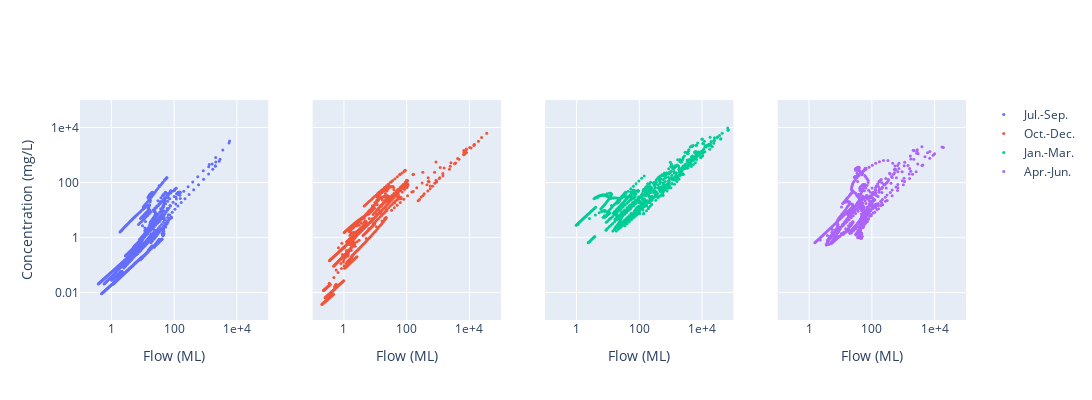

The cell this chart's notebook holds for it:
### Code cell
# Use plotly to creat scatter plots
from statistics import mode
import plotly.graph_objects as go
from plotly.subplots import make_subplots
import plotly.io as pio

# Initialize figure with subplots
fig = make_subplots(rows=1, cols=4, shared_yaxes=True, shared_xaxes=True)
legends = ['Jul.-Sep.', 'Oct.-Dec.', 'Jan.-Mar.', 'Apr.-Jun.']

for ii in range(4):
    fig.add_trace(
        go.Scatter(x=data_x[f'x_{ii}'], y=data_y[f'y_{ii}'], mode='markers', name=legends[ii]),
        row=1, col=ii+1     
    )

    fig.update_xaxes(
        showexponent = 'all',
        exponentformat = 'e',
        row=1, col=ii+1 
    )
fig.update_layout(height=400, width=1200)
fig.update_xaxes(type="log", range=[-1, 5], title_text='Flow (ML)')
fig.update_yaxes(type="log", range=[-3, 5])
fig.update_traces(marker_size=3)
fig.update_layout(
    yaxis = dict(
        showexponent = 'all',
        exponentformat = 'e',
        title_text = 'Concentration (mg/L)'
    )
)

fig.show()
# pio.write_image(fig, '../output/figs/SSL-Q_mod.png')

### Figure 1 — Plotly figure (JSON) as saved in the notebook; plotly's stock layout.template omitted (floating-point values rounded to 4 significant figures; data arrays with more than 128 entries replaced by an {"elided": "..."} marker saying what was removed)
{"data": [{"marker": {"size": 3}, "mode": "markers", "name": "Jul.-Sep.", "type": "scatter", "x": {"elided": "828 float values"}, "xaxis": "x", "y": {"elided": "828 float values"}, "yaxis": "y"}, {"marker": {"size": 3}, "mode": "markers", "name": "Oct.-Dec.", "type": "scatter", "x": {"elided": "828 float values"}, "xaxis": "x2", "y": {"elided": "828 float values"}, "yaxis": "y2"}, {"marker": {"size": 3}, "mode": "markers", "name": "Jan.-Mar.", "type": "scatter", "x": {"elided": "812 float values"}, "xaxis": "x3", "y": {"elided": "812 float values"}, "yaxis": "y3"}, {"marker": {"size": 3}, "mode": "markers", "name": "Apr.-Jun.", "type": "scatter", "x": {"elided": "819 float values"}, "xaxis": "x4", "y": {"elided": "819 float values"}, "yaxis": "y4"}], "layout": {"height": 400, "width": 1200, "xaxis": {"anchor": "y", "domain": [0, 0.2125], "exponentformat": "e", "range": [-1, 5], "showexponent": "all", "title": {"text": "Flow (ML)"}, "type": "log"}, "xaxis2": {"anchor": "y2", "domain": [0.2625, 0.475], "exponentformat": "e", "range": [-1, 5], "showexponent": "all", "title": {"text": "Flow (ML)"}, "type": "log"}, "xaxis3": {"anchor": "y3", "domain": [0.525, 0.7375], "exponentformat": "e", "range": [-1, 5], "showexponent": "all", "title": {"text": "Flow (ML)"}, "type": "log"}, "xaxis4": {"anchor": "y4", "domain": [0.7875, 1], "exponentformat": "e", "range": [-1, 5], "showexponent": "all", "title": {"text": "Flow (ML)"}, "type": "log"}, "yaxis": {"anchor": "x", "domain": [0, 1], "exponentformat": "e", "range": [-3, 5], "showexponent": "all", "title": {"text": "Concentration (mg/L)"}, "type": "log"}, "yaxis2": {"anchor": "x2", "domain": [0, 1], "matches": "y", "range": [-3, 5], "showticklabels": false, "type": "log"}, "yaxis3": {"anchor": "x3", "domain": [0, 1], "matches": "y", "range": [-3, 5], "showticklabels": false, "type": "log"}, "yaxis4": {"anchor": "x4", "domain": [0, 1], "matches": "y", "range": [-3, 5], "showticklabels": false, "type": "log"}}}
